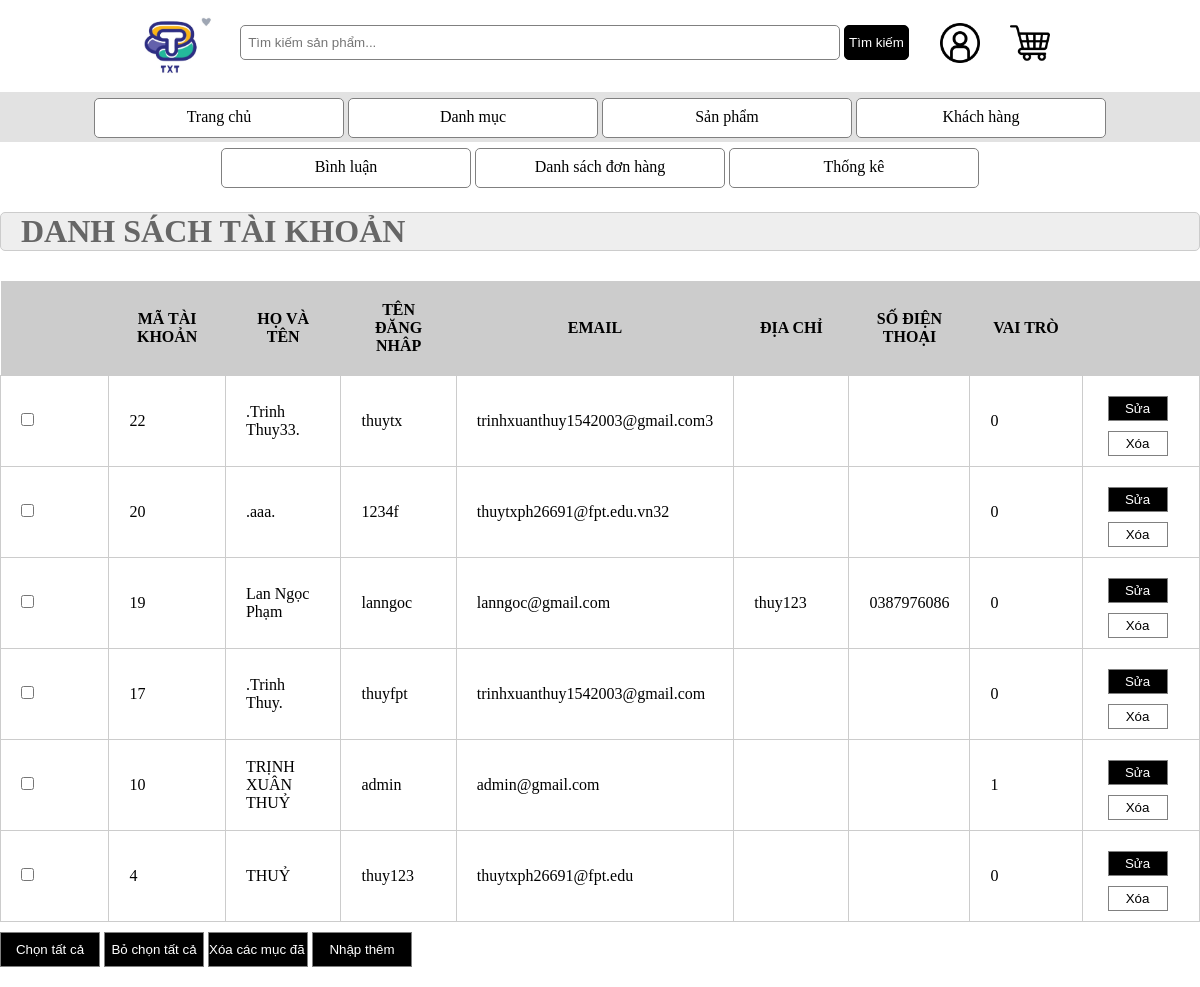
Page /admin/index.php?act=dskh (signed in) on the committed database.
### tables this page shows
CREATE TABLE `taikhoan` (
  `id` int(10) NOT NULL,
  `name` varchar(255) NOT NULL,
  `user` varchar(50) NOT NULL,
  `pass` varchar(50) NOT NULL,
  `email` varchar(255) NOT NULL,
  `address` varchar(255) DEFAULT NULL,
  `tel` varchar(20) DEFAULT NULL,
  `role` tinyint(1) NOT NULL DEFAULT 0
);

### model/pdo.php (called while the page is built, shortened)
<?php
function pdo_get_connection(){
    $dburl = "mysql:host=localhost;dbname=duanmaufall2022;charset=utf8";
    $username = 'root';
    $password = '';
    $conn = new PDO($dburl, $username, $password);
    $conn->setAttribute(PDO::ATTR_ERRMODE, PDO::ERRMODE_EXCEPTION);
    return $conn;
}
function pdo_query($sql){
    $sql_args = array_slice(func_get_args(), 1);
    try{
        $conn = pdo_get_connection();
        $stmt = $conn->prepare($sql);
        $stmt->execute($sql_args);
        $rows = $stmt->fetchAll();
        return $rows;
    }
    catch(PDOException $e){
        throw $e;
    }
    finally{
        unset($conn);
    }
}

### model/taikhoan.php (called while the page is built, shortened)
<?php
    function loadall_taikhoan(){
        $sql="select * from taikhoan order by id desc";
        $listtaikhoan=pdo_query($sql);
        return $listtaikhoan;
    }

### admin/taikhoan/list.php (the view, shortened to what this page needs)
<div class="row">
            <div class="row frmtitle">
                <H1>DANH SÁCH TÀI KHOẢN</H1>
            </div>
            <div class="row frmcontent">
                <div class="row1 mb10 frmdsloai">
                    <table>
                        <tr>
                            <th></th>
                            <th>MÃ TÀI KHOẢN</th>
                            <th>HỌ VÀ TÊN</th>
                            <th>TÊN ĐĂNG NHÂP</th>
                            <th>EMAIL</th>
                            <th>ĐỊA CHỈ</th>
                            <th>SỐ ĐIỆN THOẠI</th>
                            <th>VAI TRÒ</th>
                            <th></th>
                        </tr>
                        <?php
                        foreach ($listtaikhoan as $taikhoan) {
                            extract($taikhoan);
                            $suatk="index.php?act=edit_taikhoan&id=".$id;
                            $xoatk="index.php?act=xoatk&id=".$id;
                            echo '<tr>
                            <td><input type="checkbox" name="" id=""></td>
                            <td>'.$id.'</td>
                            <td>'.$name.'</td>
                            <td>'.$user.'</td>
                            <td>'.$email.'</td>
                            <td>'.$address.'</td>
                            <td>'.$tel.'</td>
                            <td>'.$role.'</td>
                            <td> <a href="'.$suatk.'"><input type="button" value="Sửa" class="sua">  </a>
                            <a href="'.$xoatk.'"><input type="button" value="Xóa" class="xoa"></td> </a>
                        </tr>';
                        }
                         ?>
                    </table>
                </div>
                <div class="row2 mb10">
                    <input type="button" value="Chọn tất cả">
                    <input type="button" value="Bỏ chọn tất cả">
                    <input type="button" value="Xóa các mục đã chọn">
                    <a href="index.php?act=dangky"><input type="button" value="Nhập thêm"></a>
                </div>
            </div>
        </div>
    </div>

### view/css/index.css (style rules this page uses)
* { margin: 0; padding: 0; box-sizing: border-box; }
.mb10 { margin-top: 10px; }
.frmtitle { background-color: #EEE; border: 1px #CCC solid; color: #666; border-radius: 5px; padding: 0px 20px; }
.frmcontent { padding: 20px 0px; }
.frmdsloai table { width: 100%; border-collapse: collapse; }
.frmdsloai table th { width: 10%; padding: 20px; background-color: #CCC; }
.frmdsloai table td { padding: 10px 20px; border: 1px #CCC solid; }

### admin/taikhoan/list.php (style rules this page uses)
.xoa, .sua { width: 60px; height: 25px; margin-top: 10px; margin-left: 5px; }
.xoa { background-color: white; color: black; border: 1px solid gray; }
.sua { background-color: black; border: 1px solid gray; color: white; }
.row2 input { width: 100px; height: 35px; background-color: black; color: white; border: 1px solid gray; }

### rows in the picture
taikhoan: id "22", name ".Trinh Thuy33.", user "thuytx", email "trinhxuanthuy1542003@gmail.com3", role "0"
taikhoan: id "20", name ".aaa.", user "1234f", email "thuytxph26691@fpt.edu.vn32", role "0"
taikhoan: id "19", name "Lan Ngọc Phạm", user "lanngoc", email "lanngoc@gmail.com", address "thuy123", tel "0387976086", role "0"
taikhoan: id "17", name ".Trinh Thuy.", user "thuyfpt", email "trinhxuanthuy1542003@gmail.com", role "0"
taikhoan: id "10", name "TRỊNH XUÂN THUỶ", user "admin", email "admin@gmail.com", role "1"
taikhoan: id "4", name "THUỶ", user "thuy123", email "thuytxph26691@fpt.edu", role "0"
